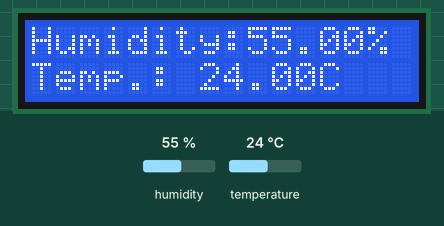
Simulated run of this sketch. Board: Arduino Uno, built with avr-gcc and run on an emulated ATmega328P. On the bench: 16×2 character LCD. The inputs (shaded band) are chosen by the test bench; at power-on: humidity 55 %, temperature 24 °C.

Above: at 1.2 s.
1.3 s: humidity set to 22 %
At 2.8 s:
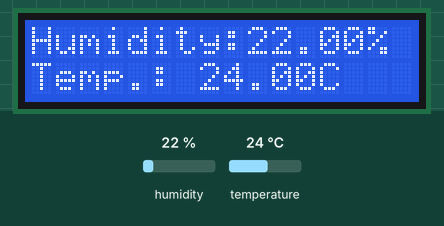
4.0 s: temperature set to 12 °C
At 5.4 s:
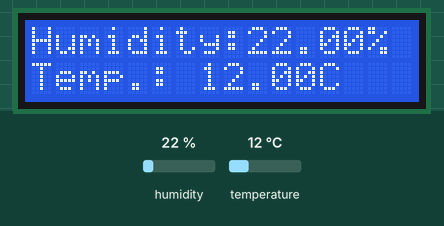
6.7 s: humidity set to 40 %
At 9.3 s:
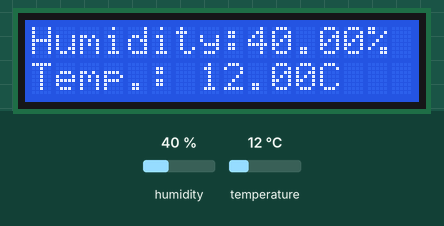
9.7 s: temperature set to 19 °C
At 10.7 s:
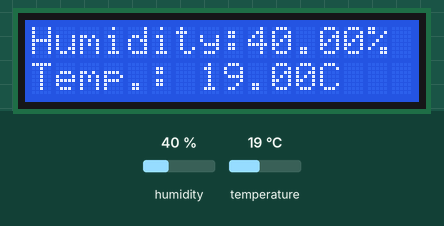
Timing chart, 0 to 12.7 s (numbered marks = the images above; inputs shaded):
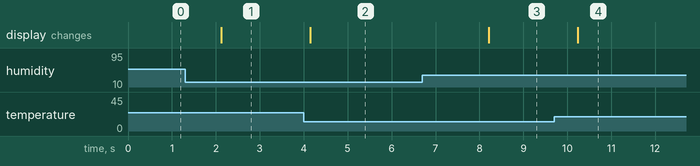

The sketch:

LCDTemp.ino
```cpp
/*
  Sketch 16.1.1
  Display the string on LCD1602

  modified 2016/5/13
  by http://www.freenove.com
*/

#include <LiquidCrystal.h>
#include "DHT.h"
#define DHTPIN 8
#define DHTTYPE DHT11

DHT dht(8, DHT11);;

// initialize the library with the numbers of the interface pins
LiquidCrystal lcd(12, 11, 5, 4, 3, 2);

void setup() {
  // set up the LCD's number of columns and rows:
  lcd.begin(16, 2);
  dht.begin();
  // Print a message to the LCD
  Serial.begin(9600);
}

void loop() {
    float h = dht.readHumidity();
    float t = dht.readTemperature();

  if (isnan(t) || isnan(h)) {
    Serial.println("Failed to read from DHT");
    lcd.setCursor(13,1);
    lcd.print("(!)");
    delay(5000);
  } else  {

    lcd.setCursor(0, 0);
    lcd.print("Humidity:");
    lcd.print(h);
    lcd.print("%");
    lcd.setCursor(0,1);
    lcd.print("Temp.: ");
    lcd.print(t);
    lcd.println("C   ");

  }

  delay(2000);
}
```

Measured:
- after the input at 1.3 s, the display: changes after 0.82 s (image 1)
- after the input at 4.0 s, the display: changes after 0.15 s (image 2)
- after the input at 6.7 s, the display: changes after 1.5 s (image 3)
- after the input at 9.7 s, the display: changes after 0.53 s (image 4)
